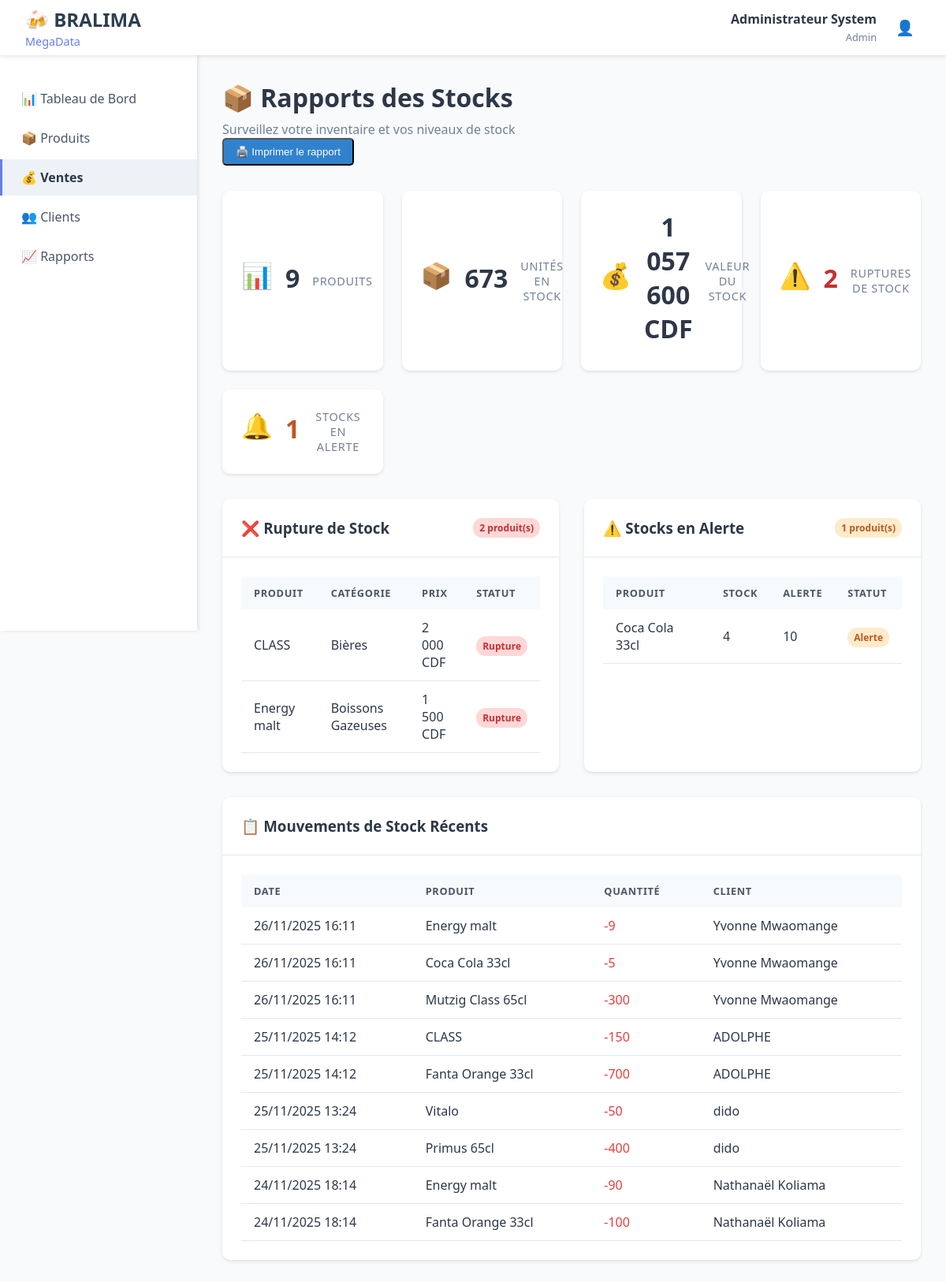
The app's page /modules/rapports/stocks.php (signed in), older data.
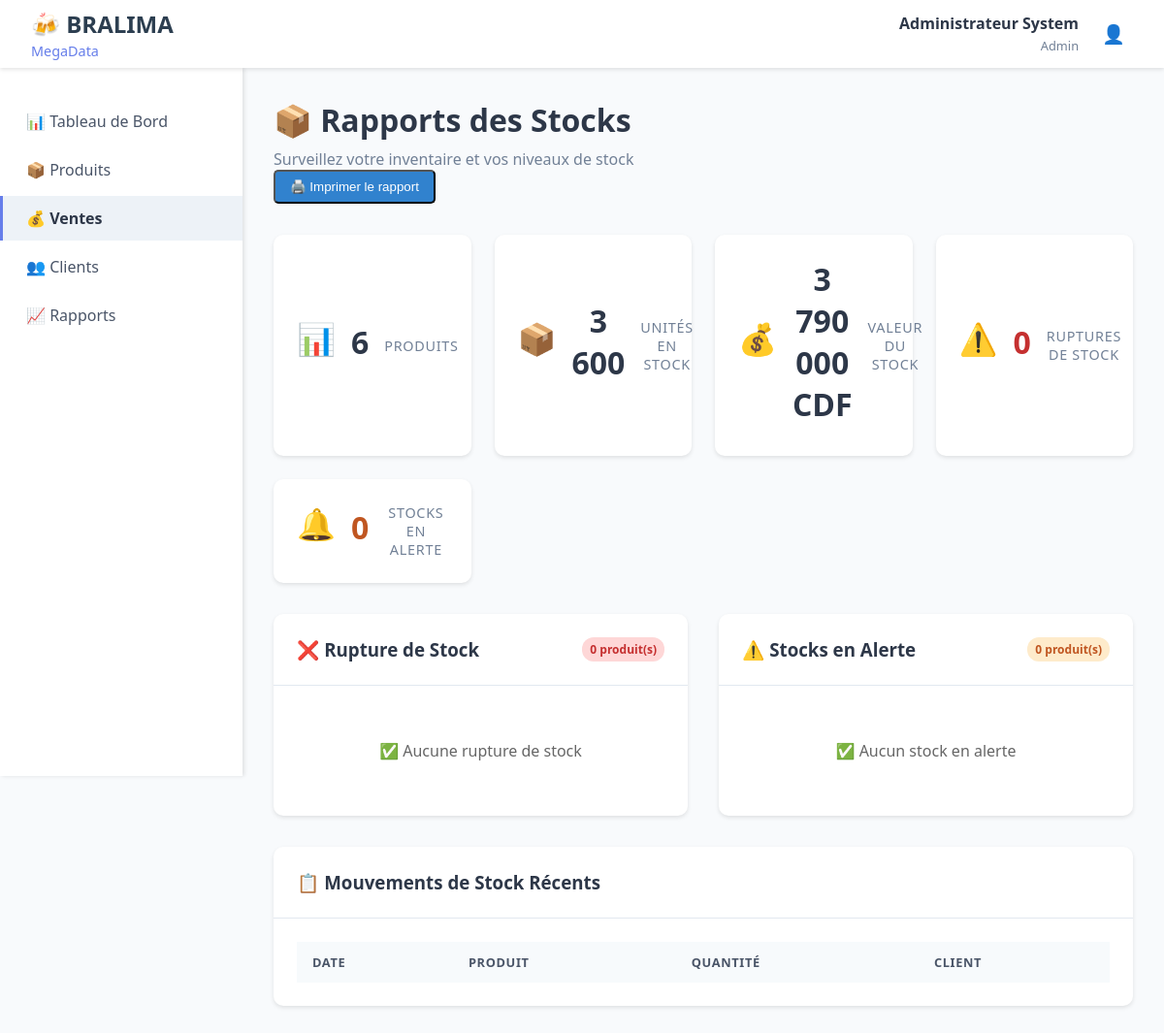
The same page, newer data.
### tables this page shows
CREATE TABLE produits (
    id_produit INT PRIMARY KEY AUTO_INCREMENT,
    designation VARCHAR(100) NOT NULL,
    id_categorie INT,
    prix_unitaire DECIMAL(10,2) NOT NULL,
    quantite_stock INT DEFAULT 0,
    stock_alerte INT DEFAULT 10,
    date_creation DATETIME DEFAULT CURRENT_TIMESTAMP,
    FOREIGN KEY (id_categorie) REFERENCES categories_produit(id_categorie)
);

CREATE TABLE categories_produit (
    id_categorie INT PRIMARY KEY AUTO_INCREMENT,
    nom_categorie VARCHAR(50) NOT NULL,
    description TEXT
);

CREATE TABLE vente_details (
    id_detail INT PRIMARY KEY AUTO_INCREMENT,
    id_vente INT,
    id_produit INT,
    quantite_vendue INT NOT NULL,
    prix_vente DECIMAL(10,2) NOT NULL,
    FOREIGN KEY (id_vente) REFERENCES ventes(id_vente) ON DELETE CASCADE,
    FOREIGN KEY (id_produit) REFERENCES produits(id_produit)
);

CREATE TABLE ventes (
    id_vente INT PRIMARY KEY AUTO_INCREMENT,
    id_client INT,
    date_vente DATETIME DEFAULT CURRENT_TIMESTAMP,
    montant_total DECIMAL(15,2) DEFAULT 0,
    statut ENUM('en_attente', 'confirmee', 'annulee') DEFAULT 'confirmee',
    FOREIGN KEY (id_client) REFERENCES clients(id_client)
);

CREATE TABLE clients (
    id_client INT PRIMARY KEY AUTO_INCREMENT,
    nom_client VARCHAR(100) NOT NULL,
    adresse TEXT,
    telephone VARCHAR(20),
    email VARCHAR(100),
    date_creation DATETIME DEFAULT CURRENT_TIMESTAMP,
    statut ENUM('actif', 'inactif') DEFAULT 'actif'
);

### modules/rapports/stocks.php (the view, shortened to what the changed rows need)
<?php
try {
    $pdo = getDBConnection();
    $stmt = $pdo->query("
        SELECT p.*, cp.nom_categorie
        FROM produits p
        LEFT JOIN categories_produit cp ON p.id_categorie = cp.id_categorie
        WHERE p.quantite_stock = 0
        ORDER BY p.designation
    ");
    $rupture_stock = $stmt->fetchAll();
    $stmt = $pdo->query("
        SELECT p.*, cp.nom_categorie
        FROM produits p
        LEFT JOIN categories_produit cp ON p.id_categorie = cp.id_categorie
        WHERE p.quantite_stock > 0 AND p.quantite_stock <= p.stock_alerte
        ORDER BY p.quantite_stock ASC
    ");
    $alerte_stock = $stmt->fetchAll();
    $stmt = $pdo->query("
        SELECT
            COUNT(*) as total_produits,
            SUM(quantite_stock) as total_stock,
            SUM(quantite_stock * prix_unitaire) as valeur_stock,
            COUNT(CASE WHEN quantite_stock = 0 THEN 1 END) as nb_rupture,
            COUNT(CASE WHEN quantite_stock > 0 AND quantite_stock <= stock_alerte THEN 1 END) as nb_alerte
        FROM produits
    ");
    $stats_stocks = $stmt->fetch();
    $stmt = $pdo->query("
        SELECT
            p.designation,
            vd.quantite_vendue,
            v.date_vente,
            c.nom_client
        FROM vente_details vd
        JOIN produits p ON vd.id_produit = p.id_produit
        JOIN ventes v ON vd.id_vente = v.id_vente
        LEFT JOIN clients c ON v.id_client = c.id_client
        WHERE v.statut = 'confirmee'
        ORDER BY v.date_vente DESC
        LIMIT 20
    ");
    $mouvements_stock = $stmt->fetchAll();
} catch (Exception $e) {
    $error = "Erreur: " . $e->getMessage();
}
?>
<!DOCTYPE html>
<html lang="fr">
<head>
    <link rel="stylesheet" href="../../assets/css/dashboard.css">
</head>
<body>
    <?php include '../../includes/header.php'; ?>
    <div class="container">
        <main class="main-content">
            <div class="page-header">
                <h1>📦 Rapports des Stocks</h1>
            </div>
            <div class="stats-grid">
                <div class="stat-card">
                    <div class="stat-icon">📊</div>
                    <div class="stat-value"><?php echo $stats_stocks['total_produits']; ?></div>
                    <div class="stat-label">Produits</div>
                </div>
                <div class="stat-card">
                    <div class="stat-icon">📦</div>
                    <div class="stat-value"><?php echo number_format($stats_stocks['total_stock'], 0, ',', ' '); ?></div>
                    <div class="stat-label">Unités en stock</div>
                </div>
                <div class="stat-card">
                    <div class="stat-icon">💰</div>
                    <div class="stat-value"><?php echo number_format($stats_stocks['valeur_stock'], 0, ',', ' '); ?> CDF</div>
                    <div class="stat-label">Valeur du stock</div>
                </div>
                <div class="stat-card">
                    <div class="stat-icon">⚠️</div>
                    <div class="stat-value" style="color: #c53030;"><?php echo $stats_stocks['nb_rupture']; ?></div>
                    <div class="stat-label">Ruptures de stock</div>
                </div>
                <div class="stat-card">
                    <div class="stat-icon">🔔</div>
                    <div class="stat-value" style="color: #c05621;"><?php echo $stats_stocks['nb_alerte']; ?></div>
                    <div class="stat-label">Stocks en alerte</div>
                </div>
            </div>
            <div class="content-grid">
                <div class="content-card">
                    <div class="card-header">
                        <h3>❌ Rupture de Stock</h3>
                        <span class="badge badge-danger"><?php echo count($rupture_stock); ?> produit(s)</span>
                    </div>
                    <div class="card-content">
                        <?php if (count($rupture_stock) > 0): ?>
                            <table class="data-table">
                                <thead>
                                    <tr>
                                        <th>Produit</th>
                                        <th>Catégorie</th>
                                        <th>Prix</th>
                                        <th>Statut</th>
                                    </tr>
                                </thead>
                                <tbody>
                                    <?php foreach ($rupture_stock as $produit): ?>
                                        <tr>
                                            <td><?php echo $produit['designation']; ?></td>
                                            <td><?php echo $produit['nom_categorie']; ?></td>
                                            <td><?php echo number_format($produit['prix_unitaire'], 0, ',', ' '); ?> CDF</td>
                                            <td><span class="badge badge-danger">Rupture</span></td>
                                        </tr>
                                    <?php endforeach; ?>
                                </tbody>
                            </table>
                        <?php else: ?>
                            <div style="text-align: center; padding: 2rem; color: #666;">
                                <p>✅ Aucune rupture de stock</p>
                            </div>
                        <?php endif; ?>
                    </div>
                </div>
                <div class="content-card">
                    <div class="card-header">
                        <h3>⚠️ Stocks en Alerte</h3>
                        <span class="badge badge-warning"><?php echo count($alerte_stock); ?> produit(s)</span>
                    </div>
                    <div class="card-content">
                        <?php if (count($alerte_stock) > 0): ?>
                            <table class="data-table">
                                <thead>
                                    <tr>
                                        <th>Produit</th>
                                        <th>Stock</th>
                                        <th>Alerte</th>
                                        <th>Statut</th>
                                    </tr>
                                </thead>
                                <tbody>
                                    <?php foreach ($alerte_stock as $produit): ?>
                                        <tr>
                                            <td><?php echo $produit['designation']; ?></td>
                                            <td><?php echo $produit['quantite_stock']; ?></td>
                                            <td><?php echo $produit['stock_alerte']; ?></td>
                                            <td><span class="badge badge-warning">Alerte</span></td>
                                        </tr>
                                    <?php endforeach; ?>
                                </tbody>
                            </table>
                        <?php else: ?>
                            <div style="text-align: center; padding: 2rem; color: #666;">
                                <p>✅ Aucun stock en alerte</p>
                            </div>
                        <?php endif; ?>
                    </div>
                </div>
                <div class="content-card" style="grid-column: 1 / -1;">
                    <div class="card-content">
                        <table class="data-table">
                            <thead>
                                <tr>
                                    <th>Date</th>
                                    <th>Produit</th>
                                    <th>Quantité</th>
                                    <th>Client</th>
                                </tr>
                            </thead>
                            <tbody>
                                <?php foreach ($mouvements_stock as $mouvement): ?>
                                    <tr>
                                        <td><?php echo date('d/m/Y H:i', strtotime($mouvement['date_vente'])); ?></td>
                                        <td><?php echo $mouvement['designation']; ?></td>
                                        <td><span style="color: #e53e3e;">-<?php echo $mouvement['quantite_vendue']; ?></span></td>
                                        <td><?php echo $mouvement['nom_client'] ?? 'Client anonyme'; ?></td>
                                    </tr>
                                <?php endforeach; ?>
                            </tbody>
                        </table>
                    </div>
                </div>
            </div>
        </main>
    </div>
</body>
</html>

Row changes from the older to the newer data that the page shows:
removed produits: designation "CLASS", id_categorie.nom_categorie "Bières", prix_unitaire "2 000", shown under "❌ Rupture de Stock"
removed produits: designation "Energy malt", id_categorie.nom_categorie "Boissons Gazeuses", prix_unitaire "1 500", shown under "❌ Rupture de Stock"
no longer on this page (row edited): produits: designation "Coca Cola 33cl", quantite_stock "4", stock_alerte "10", shown under "⚠️ Stocks en Alerte"
removed vente_details: id_vente.date_vente "26/11/2025 16:11", id_produit.designation "Energy malt", quantite_vendue "9", clients.nom_client "Yvonne Mwaomange"
removed vente_details: id_vente.date_vente "26/11/2025 16:11", id_produit.designation "Coca Cola 33cl", quantite_vendue "5", clients.nom_client "Yvonne Mwaomange"
removed vente_details: id_vente.date_vente "26/11/2025 16:11", id_produit.designation "Mutzig Class 65cl", quantite_vendue "300", clients.nom_client "Yvonne Mwaomange"
removed vente_details: id_vente.date_vente "25/11/2025 14:12", id_produit.designation "CLASS", quantite_vendue "150", clients.nom_client "ADOLPHE"
removed vente_details: id_vente.date_vente "25/11/2025 14:12", id_produit.designation "Fanta Orange 33cl", quantite_vendue "700", clients.nom_client "ADOLPHE"
removed vente_details: id_vente.date_vente "25/11/2025 13:24", id_produit.designation "Vitalo", quantite_vendue "50", clients.nom_client "dido"
removed vente_details: id_vente.date_vente "25/11/2025 13:24", id_produit.designation "Primus 65cl", quantite_vendue "400", clients.nom_client "dido"
removed vente_details: id_vente.date_vente "24/11/2025 18:14", id_produit.designation "Energy malt", quantite_vendue "90", clients.nom_client "Nathanaël Koliama"
removed vente_details: id_vente.date_vente "24/11/2025 18:14", id_produit.designation "Fanta Orange 33cl", quantite_vendue "100", clients.nom_client "Nathanaël Koliama"
Text that changed along with them:
$stats_stocks['total_produits']: "9" → "6"
$stats_stocks['total_stock']: "673" → "3 600"
$stats_stocks['valeur_stock']: "1 057 600" → "3 790 000"
$stats_stocks['nb_rupture']: "2" → "0"
$stats_stocks['nb_alerte']: "1" → "0"
count($rupture_stock): "2" → "0"
count($alerte_stock): "1" → "0"
text no longer shown: "PRODUIT CATÉGORIE PRIX STATUT PRODUIT STOCK ALERTE STATUT"
text now shown: "✅ Aucune rupture de stock ✅ Aucun stock en alerte"
